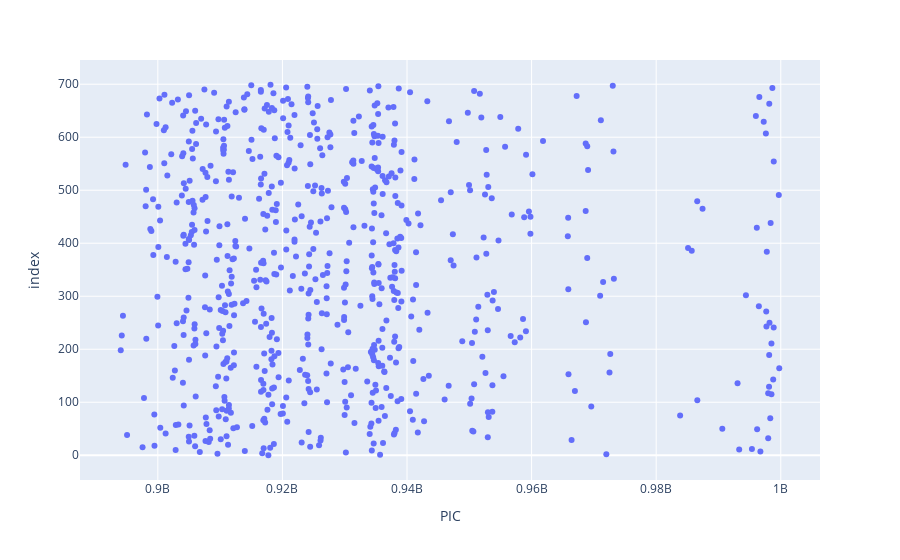

The code cell stored with this chart in its notebook:
### Code cell
px.scatter(startups, x="PIC")

### Figure 1 — Plotly figure (JSON) as saved in the notebook; plotly's stock layout.template omitted (floating-point values rounded to 4 significant figures; data arrays with more than 128 entries replaced by an {"elided": "..."} marker saying what was removed)
{"data": [{"hovertemplate": "PIC=%{x}<br>index=%{y}<extra></extra>", "legendgroup": "", "marker": {"color": "#636efa", "symbol": "circle"}, "mode": "markers", "name": "", "orientation": "h", "showlegend": false, "type": "scatter", "x": {"elided": "700 int values"}, "xaxis": "x", "y": {"elided": "700 int values"}, "yaxis": "y"}], "layout": {"legend": {"tracegroupgap": 0}, "margin": {"t": 60}, "xaxis": {"anchor": "y", "domain": [0, 1], "title": {"text": "PIC"}}, "yaxis": {"anchor": "x", "domain": [0, 1], "title": {"text": "index"}}}}
